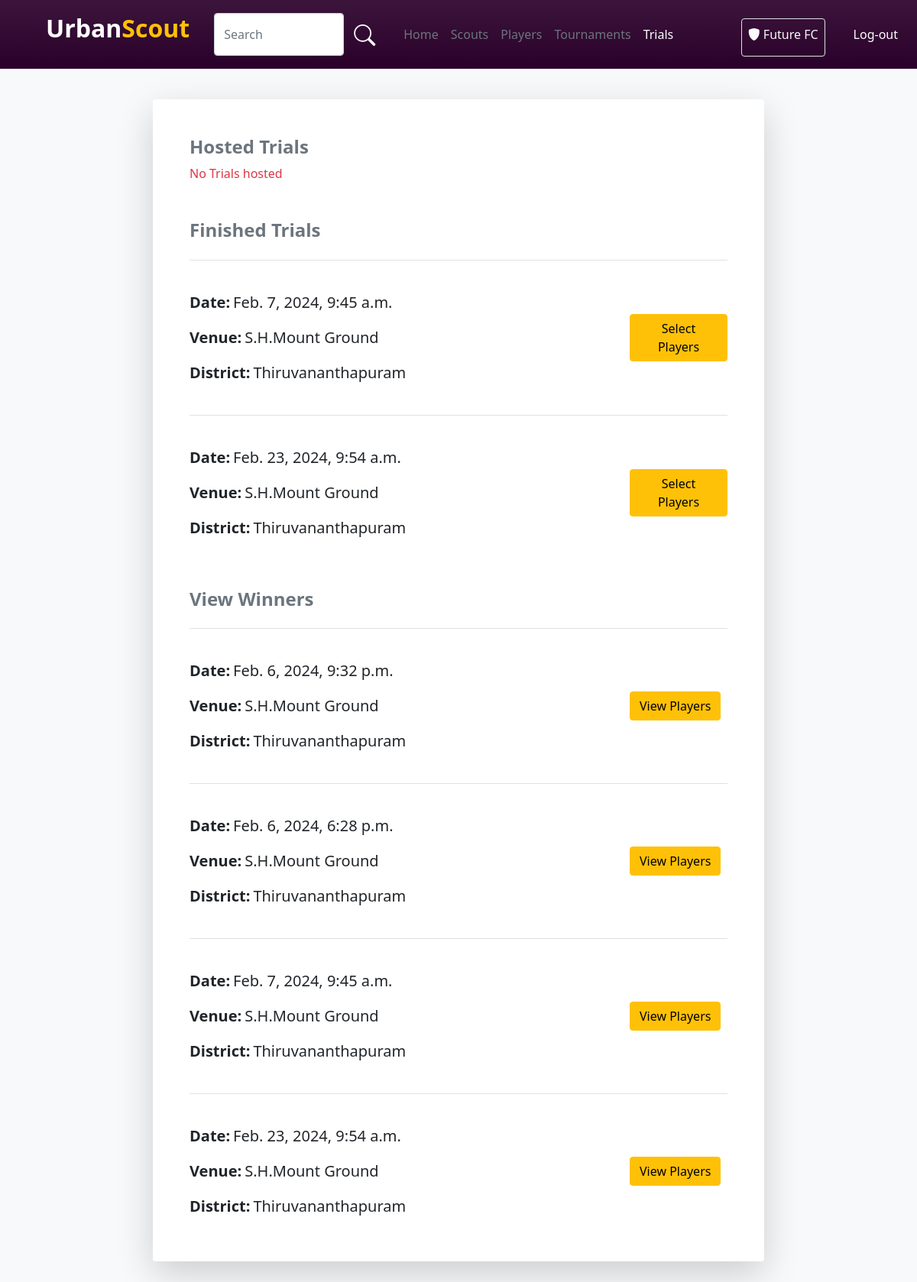
/hosted_trials (signed in), run on an earlier commit of the app's database.
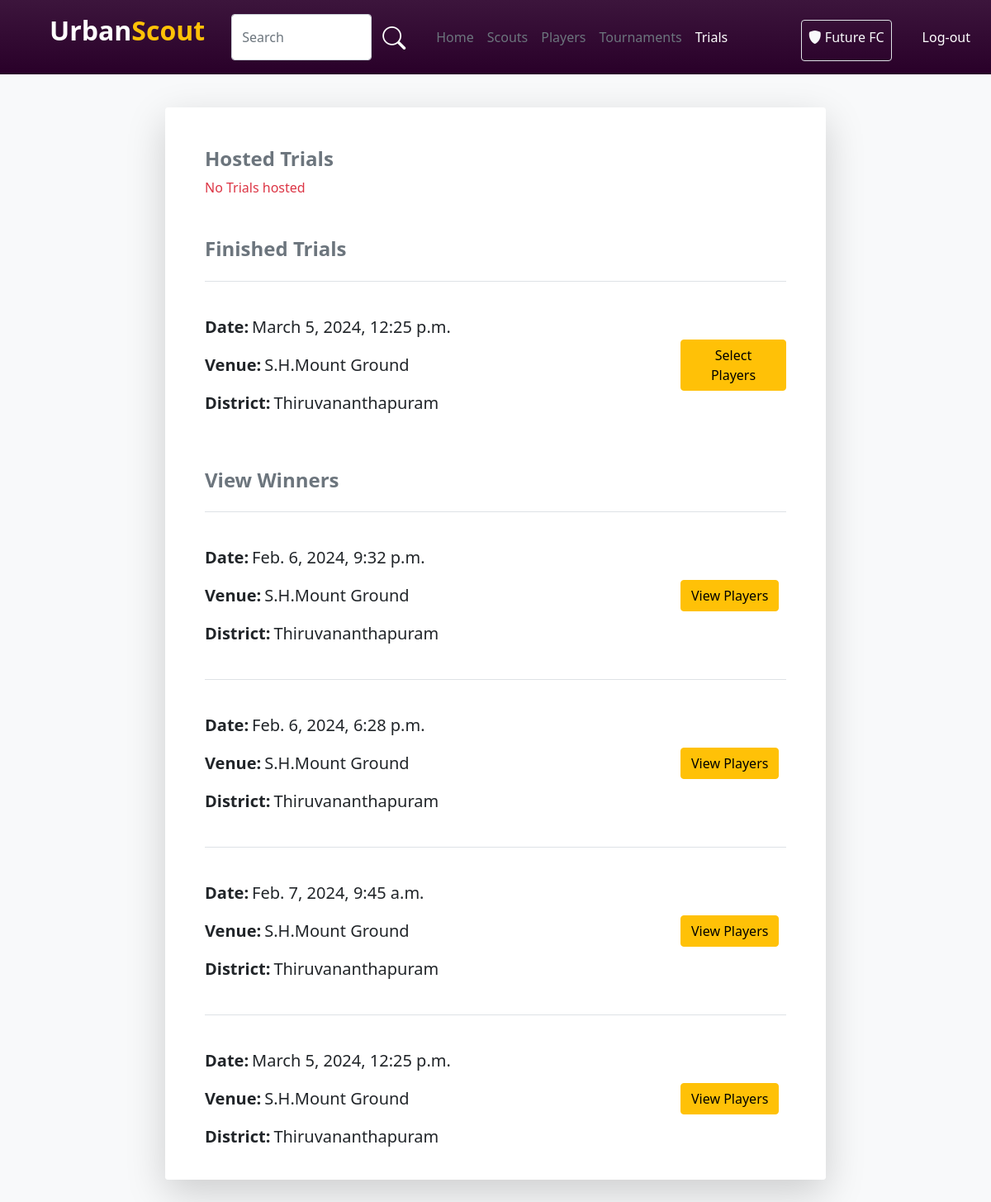
And on a later commit of the database.
### account/models.py (models this page shows)
class Trials(models.Model):
    user=models.ForeignKey(User,on_delete=models.CASCADE)
    trail_date=models.DateTimeField(null=True)
    time=models.DateTimeField(null=True)
    active=models.BooleanField(default=True)
    place=models.CharField(max_length=120,null=True)
    contact=models.IntegerField(null=True)
    district = models.CharField(("District"),null=True,max_length=20,choices=District_Choice)
    edited=models.BooleanField(default=False)
    cancelled=models.BooleanField(default=False)

### account/views.py (the view)
# urls.py: path('hosted_trials',views.hosted_trials,name="hosted_trials"),
def hosted_trials(request):
    tours=Trials.objects.filter(user_id=request.user.id,active=True).order_by('trail_date')
    tour_enrollments = TrialWinners.objects.all().values_list('tour__id', flat=True)
    finished=Trials.objects.filter(user_id=request.user.id,active=False,cancelled=False).exclude(id__in=tour_enrollments).order_by('trail_date')
    view=Trials.objects.filter(user_id=request.user.id,active=False,cancelled=False)
    return render(request,'hosted_trials.html',{'feeds':tours,'finished':finished,'view_winners':view})

### template/hosted_trials.html (shortened to what the changed rows need)
{% load static %}
<!DOCTYPE html>
<html lang="en">
<head>
    <link rel="stylesheet" href="{% static 'style.css' %}">
    <link href="https://cdn.jsdelivr.net/npm/bootstrap@5.0.2/dist/css/bootstrap.min.css" rel="stylesheet"
>
    <link rel="stylesheet" href="https://cdn.jsdelivr.net/npm/bootstrap-icons@1.10.5/font/bootstrap-icons.css">
</head>
<body class="bg-light">
    <div class="d-flex flex-wrap justify-content-center mt-4">
        <div class="col-lg-8 col-12 player-feeds m-3 p-5 rounded bg-white shadow-lg">
            {% if finished %}
            {% for i in finished %}
            <div class="mt-4 border-top pt-4">
                <div class="d-flex flex-lg-row flex-column gap-5">
                    <div class="col-lg-9 col-12">
                        <div class="mt-3 fs-5">
                            <div class="d-flex gap-1">
                                <p class="fw-bold">Date: </p>
                                <p>{{i.trail_date}}</p>
                            </div>
                            <div class="d-flex gap-1">
                                <p class="fw-bold">Venue: </p>
                                <p>{{i.place}}</p>
                            </div>
                            <div class="d-flex gap-1">
                                <p class="fw-bold">District: </p>
                                <p>{{i.district}}</p>
                            </div>
                        </div>
                    </div>
                    <div class="d-flex flex-column gap-3 justify-content-center">
                        <a class="btn btn-warning" href="{% url 'trial_winners' i.id %}">Select Players</a>
                    </div>
                </div>
            </div>
            {% endfor %}
            {% else %}
            <p class="text-danger">No Finished Trials</p>
            {% endif %}
            {% if view_winners %}
            {% for i in view_winners %}
            <div class="mt-4 border-top pt-4">
                <div class="d-flex flex-lg-row flex-column gap-5">
                    <div class="col-lg-9 col-12">
                        <div class="mt-3 fs-5">
                            <div class="d-flex gap-1">
                                <p class="fw-bold">Date: </p>
                                <p>{{i.trail_date}}</p>
                            </div>
                            <div class="d-flex gap-1">
                                <p class="fw-bold">Venue: </p>
                                <p>{{i.place}}</p>
                            </div>
                            <div class="d-flex gap-1">
                                <p class="fw-bold">District: </p>
                                <p>{{i.district}}</p>
                            </div>
                        </div>
                    </div>
                    <div class="d-flex flex-column gap-3 justify-content-center">
                        <a class="btn btn-warning" href="{% url 'view_trial_winners' i.id %}">View Players</a>
                    </div>
                </div>
            </div>
            {% endfor %}
            {% else %}
            <p class="text-danger">No Finished Trials</p>
            {% endif %}
        </div>
    </div>
</body>
</html>

What changed in the data, as far as the page shows it:
removed Trials: trail_date "Feb. 23, 2024, 9:54 a.m.", place "S.H.Mount Ground", district "Thiruvananthapuram"
no longer on one of the page's lists (row unchanged): Trials: trail_date "Feb. 7, 2024, 9:45 a.m.", place "S.H.Mount Ground", district "Thiruvananthapuram"
added Trials: trail_date "March 5, 2024, 12:25 p.m.", place "S.H.Mount Ground", district "Thiruvananthapuram"
